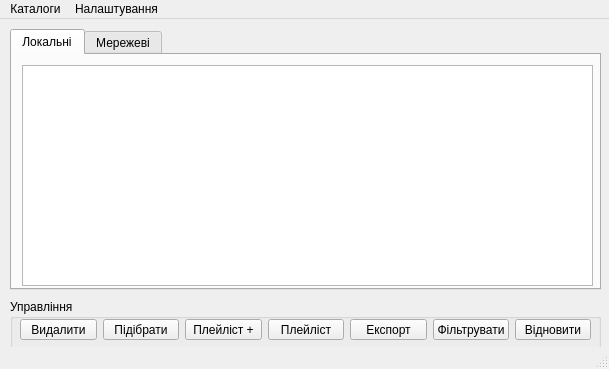
<?xml version="1.0" encoding="UTF-8"?>
<ui version="4.0">
 <class>MainWindow</class>
 <widget class="QMainWindow" name="MainWindow">
  <property name="geometry">
   <rect>
    <x>0</x>
    <y>0</y>
    <width>609</width>
    <height>369</height>
   </rect>
  </property>
  <property name="windowTitle">
   <string>MainWindow</string>
  </property>
  <widget class="QWidget" name="centralwidget">
   <widget class="QTabWidget" name="tabWidget">
    <property name="geometry">
     <rect>
      <x>10</x>
      <y>10</y>
      <width>591</width>
      <height>261</height>
     </rect>
    </property>
    <property name="currentIndex">
     <number>0</number>
    </property>
    <widget class="QWidget" name="tab">
     <attribute name="title">
      <string>Локальні</string>
     </attribute>
     <widget class="QTableView" name="tableView_2">
      <property name="geometry">
       <rect>
        <x>10</x>
        <y>10</y>
        <width>571</width>
        <height>221</height>
       </rect>
      </property>
     </widget>
    </widget>
    <widget class="QWidget" name="tab_2">
     <attribute name="title">
      <string>Мережеві</string>
     </attribute>
     <widget class="QTableView" name="tableView">
      <property name="geometry">
       <rect>
        <x>10</x>
        <y>10</y>
        <width>461</width>
        <height>221</height>
       </rect>
      </property>
     </widget>
    </widget>
   </widget>
   <widget class="QGroupBox" name="groupBox">
    <property name="geometry">
     <rect>
      <x>10</x>
      <y>280</y>
      <width>591</width>
      <height>51</height>
     </rect>
    </property>
    <property name="title">
     <string>Управління</string>
    </property>
    <widget class="QWidget" name="horizontalLayoutWidget">
     <property name="geometry">
      <rect>
       <x>10</x>
       <y>20</y>
       <width>571</width>
       <height>21</height>
      </rect>
     </property>
     <layout class="QHBoxLayout" name="horizontalLayout">
      <item>
       <widget class="QPushButton" name="pushButton_2">
        <property name="text">
         <string>Видалити</string>
        </property>
       </widget>
      </item>
      <item>
       <widget class="QPushButton" name="pushButton_3">
        <property name="text">
         <string>Підібрати</string>
        </property>
       </widget>
      </item>
      <item>
       <widget class="QPushButton" name="pushButton_4">
        <property name="text">
         <string>Плейліст +</string>
        </property>
       </widget>
      </item>
      <item>
       <widget class="QPushButton" name="pushButton_7">
        <property name="text">
         <string>Плейліст</string>
        </property>
       </widget>
      </item>
      <item>
       <widget class="QPushButton" name="pushButton_5">
        <property name="text">
         <string>Експорт</string>
        </property>
       </widget>
      </item>
      <item>
       <widget class="QPushButton" name="pushButton">
        <property name="text">
         <string>Фільтрувати</string>
        </property>
       </widget>
      </item>
      <item>
       <widget class="QPushButton" name="pushButton_6">
        <property name="text">
         <string>Відновити</string>
        </property>
       </widget>
      </item>
     </layout>
    </widget>
   </widget>
  </widget>
  <widget class="QMenuBar" name="menubar">
   <property name="geometry">
    <rect>
     <x>0</x>
     <y>0</y>
     <width>609</width>
     <height>18</height>
    </rect>
   </property>
   <widget class="QMenu" name="menu">
    <property name="title">
     <string>Каталоги</string>
    </property>
    <addaction name="action_2"/>
    <addaction name="action_3"/>
   </widget>
   <widget class="QMenu" name="menu_2">
    <property name="title">
     <string>Налаштування</string>
    </property>
    <addaction name="action"/>
   </widget>
   <addaction name="menu"/>
   <addaction name="menu_2"/>
  </widget>
  <widget class="QStatusBar" name="statusbar"/>
  <action name="action">
   <property name="text">
    <string>Вихід</string>
   </property>
  </action>
  <action name="action_2">
   <property name="text">
    <string>Локальні ресурси</string>
   </property>
  </action>
  <action name="action_3">
   <property name="text">
    <string>Мережеві ресурси</string>
   </property>
  </action>
 </widget>
 <resources/>
 <connections/>
</ui>
